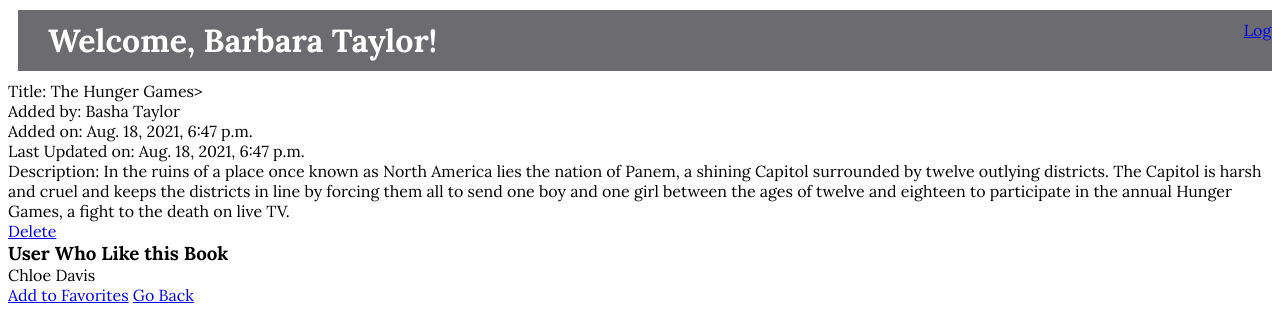
/books/4 (signed in), run on the app's committed database.
### favorite_books_app/models.py (models this page shows)
class User(models.Model):
    first_name=models.CharField(max_length=45)
    last_name=models.CharField(max_length=45)
    email=models.CharField(max_length=255)
    password=models.CharField(max_length=255)
    created_at=models.DateTimeField(auto_now_add=True)
    updated_at=models.DateTimeField(auto_now=True)
    objects=UserManager()

class Book(models.Model):
    title = models.CharField(max_length = 255)
    description = models.CharField(max_length = 255)
    uploaded_by = models.ForeignKey(User, related_name="books_uploaded", on_delete=models.CASCADE)
    users_who_like = models.ManyToManyField(User, related_name = "liked_books")
    created_at = models.DateTimeField(auto_now_add=True)
    updated_at = models.DateTimeField(auto_now=True)
    objects = BookManager()

### favorite_books_app/views.py (the view)
# urls.py: path('books/<int:book_id>', views.book),#path to go to Update.html page, bottom left page where you can update/delete book
def book(request, book_id):
    context = {
        'book': Book.objects.get(id=book_id),
        'my_user': User.objects.get(id=request.session['userid'])
    }
    return render(request, "update.html", context)

### favorite_books_app/templates/update.html (shortened to what this page needs)
<!DOCTYPE html>
<html lang="en">
<head>
    {% load static %}
    <link rel="stylesheet" href="{% static 'css/books.css' %}">
</head>
<body>
    <div id="header">
        <h1>Welcome, {{my_user.first_name}} {{my_user.last_name}}!</h1><br>
        <a id="log_out_link" href="/">Log Out</a>
    </div>
    <div class="container">
        <div id="div1">
            {% if my_user.id == book.uploaded_by.id %}
            <form action="/books/{{book.id}}/update" method="POST">
                {% csrf_token %}
                <p>Title: <input name="title" type="text" value="{{book.title}}"></p>
                <p>Added by: {{book.uploaded_by.first_name}} {{book.uploaded_by.last_name}}</p>
                <p>Added on: {{book.created_at}}</p>
                <p>Last Updated on: {{book.updated_at}}</p>
                <p>Description: <textarea name="description" id="description" cols="30"
                        rows="10">{{book.description}}</textarea>
                </p>
                <button type="submit" class="btn btn-primary">Update</button>
            </form>
            {% else %}
            <p>Title: {{book.title}}></p>
            <p>Added by: {{book.uploaded_by.first_name}} {{book.uploaded_by.last_name}}</p>
            <p>Added on: {{book.created_at}}</p>
            <p>Last Updated on: {{book.updated_at}}</p>
            <p>Description: {{book.description}}</p>
            {% endif %}
            <a href="/books/{{book.id}}/delete" role="button" class="btn btn-danger">Delete</a>
        </div>
        <div class="div2">
            <h3>User Who Like this Book</h3>
            {% for user in book.users_who_like.all %}
            <p>{{user.first_name}} {{user.last_name}}</p>
            {% endfor %}
            {% if my_user not in book.users_who_like.all %}
            <a href="/books/{{book.id}}/favorite" role="button" class="btn btn-danger">Add to Favorites</a>
            {% endif %}
            <a id="go_back" href="/books">Go Back</a>
        </div>
    </div>
</body>
</html>

### favorite_books_app/static/css/books.css (style rules this page uses)
* { margin: 0px; padding: 0px; font-family: Lora, serif; }
body { margin: 8px; }
#header { display: flex; margin: 10px; width: 100%; background-color:rgb(107, 107, 112); color: white; justify-content: space-between; padding: 10px 30px 10px 30px; }
#div1 { display: flex; flex-direction: column; }

### data on the page
User: first_name "Barbara", last_name "Taylor"
Book: title "The Hunger Games", uploaded_by.first_name "Basha", uploaded_by.last_name "Taylor", created_at "Aug. 18, 2021, 6:47 p.m.", updated_at "Aug. 18, 2021, 6:47 p.m.", description "In the ruins of a place once known as North America lies the nation of Panem, a shining Capitol surrounded by twelve outlying districts. The Capitol is harsh and cruel and keeps the districts in line by forcing them all to send one boy and one girl between the ages of twelve and eighteen to participate in the annual Hunger Games, a fight to the death on live TV."
User: first_name "Chloe", last_name "Davis"
